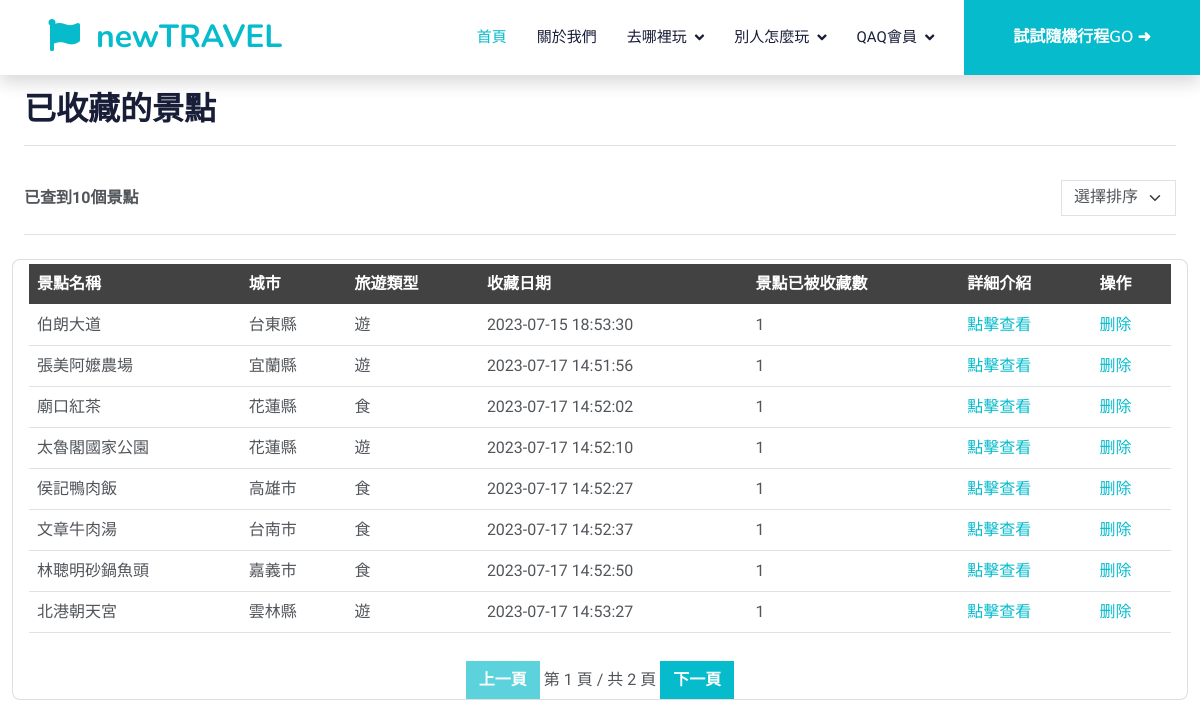
/like_attractions.php (signed in), run on the app's committed database.
### tables this page shows
CREATE TABLE IF NOT EXISTS `favorites` (
  `id` int NOT NULL AUTO_INCREMENT,
  `mem_id` int DEFAULT NULL,
  `att_id` int DEFAULT NULL,
  `created_at` timestamp NULL DEFAULT CURRENT_TIMESTAMP,
  PRIMARY KEY (`id`),
  KEY `member_id` (`mem_id`),
  KEY `attraction_id` (`att_id`)
);

CREATE TABLE IF NOT EXISTS `attractions` (
  `att_id` int NOT NULL AUTO_INCREMENT,
  `att_name` varchar(50) NOT NULL,
  `att_City` char(10) DEFAULT NULL,
  `att_CityNum` int NOT NULL,
  `att_Address` varchar(500) NOT NULL,
  `att_lat` decimal(18,14) NOT NULL,
  `att_lng` decimal(18,14) NOT NULL,
  `att_type` char(10) NOT NULL,
  `att_StartTime` time NOT NULL,
  `att_EndTime` time NOT NULL,
  `att__Week` char(10) NOT NULL,
  `att_content` varchar(300) DEFAULT NULL,
  `att_picture` varchar(300) DEFAULT NULL,
  `att_Fraction` int DEFAULT NULL,
  `ATT_AREANAME` varchar(20) DEFAULT NULL,
  `ATT_AREAID` char(8) DEFAULT NULL,
  `att_views` int NOT NULL DEFAULT '0' COMMENT '點閱數',
  PRIMARY KEY (`att_id`)
);

### php/getfavorites.php (called while the page is built)
<?php
require_once('db_connect_wamp.php');
$query = "SELECT attractions.att_id, COALESCE(COUNT(favorites.att_id), 0) AS favoriteCount
          FROM attractions
          LEFT JOIN favorites ON attractions.att_id = favorites.att_id
          GROUP BY attractions.att_id";
$result = mysqli_query($con, $query);
$favoriteCounts = array();
while ($row = mysqli_fetch_assoc($result)) {
    $attractionId = $row['att_id'];
    $favoriteCount = $row['favoriteCount'];
    $favoriteCounts[$attractionId] = $favoriteCount;
}
?>

### like_attractions.php (the view, shortened to what this page needs)
<!doctype html>
<html lang="en">
<head>
  <link href="https://cdnjs.cloudflare.com/ajax/libs/font-awesome/5.10.0/css/all.min.css" rel="stylesheet">
  <link href="https://cdn.jsdelivr.net/npm/bootstrap-icons@1.4.1/font/bootstrap-icons.css" rel="stylesheet">
  <link href="lib/animate/animate.min.css" rel="stylesheet">
  <link href="lib/owlcarousel/assets/owl.carousel.min.css" rel="stylesheet">
  <link href="css/bootstrap.min.css" rel="stylesheet">
  <link href="css/style.css" rel="stylesheet">
</head>
<body>
  <nav class="navbar navbar-expand-lg bg-white navbar-light shadow sticky-top p-0">
        <a href="index.php" class="navbar-brand d-flex align-items-center px-4 px-lg-5">
            <h2 class="m-0 text-primary"><i class="fa fa-flag me-3"></i>newTRAVEL</h2>
        </a>
        <div class="collapse navbar-collapse" id="navbarCollapse">
            <div class="navbar-nav ms-auto p-4 p-lg-0">
                <a href="index.php" class="nav-item nav-link active">首頁</a>
                <a href="about.html" class="nav-item nav-link">關於我們</a>
                <div class="nav-item dropdown">
                    <a href="#" class="nav-link dropdown-toggle" data-bs-toggle="dropdown">去哪裡玩</a>
                </div>
                <div class="nav-item dropdown">
                    <a href="#" class="nav-link dropdown-toggle" data-bs-toggle="dropdown">別人怎麼玩</a>
                </div>
                <?php
                    if (isset($_SESSION['mem_name'])) {
                        echo "<div class='nav-item dropdown'>";
                        echo "<a href='#' class='nav-link dropdown-toggle' data-bs-toggle='dropdown'>".$_SESSION['mem_name']."會員</a>";
                    }else {
                        echo "<a href='login.html' class='nav-item nav-link'>登入/註冊</a>";
                        }
                    ?>
                </div>
            </div>
            <div class="nav-item dropdown">
                <a href="route_custom.html"
                    class="btn btn-primary py-4 px-lg-5 d-none d-lg-block">試試隨機行程GO&#32;&#10140;</a>
            </div>
        </div>
    </nav>
  <main class="col-md-12 ms-sm-auto px-md-4">
    <div
      class="d-flex justify-content-between flex-wrap flex-md-nowrap align-items-center pt-3 pb-2 mb-3 border-bottom">
      <h1 class="h2">已收藏的景點</h1>
    </div>
      <header class="d-sm-flex align-items-center border-bottom mb-4 pb-3 py-3 fadeInUp" data-wow-delay="0.1s">
      <?php
      require_once('php/db_connect_wamp.php');
      $memberId = $_SESSION['mem_id'];
      $query = "SELECT COUNT(*) AS totalFavorites FROM favorites WHERE mem_id = ?";
      $stmt = $con->prepare($query);
      $stmt->bind_param("i", $memberId);
      $stmt->execute();
      $result = $stmt->get_result();
      if ($result->num_rows === 1) {
          $row = $result->fetch_assoc();
          $totalFavorites = $row['totalFavorites'];
      } else {
          $totalFavorites = 0;
      }
      ?>
      <strong class="d-block py-2">已查到<?php echo $totalFavorites; ?>個景點 </strong>
        <div class="ms-auto">
        <select class="form-select d-inline-block w-auto border pt-1 fadeInUp" data-wow-delay="0.1s"  onchange="sortTable(this.value)">
            <option value="">選擇排序</option>
          </select>
        </div>
      </header>
      <script><?php require_once('php/getfavorites.php'); ?>
        var favoriteCounts = <?php echo json_encode($favoriteCounts); ?>;</script>
<?php
      require_once('php/db_connect_wamp.php');
$memberId = $_SESSION['mem_id'];
$query = "SELECT f.id, f.mem_id, f.att_id, f.created_at, a.att_id, a.att_name, a.att_City, a.att_type FROM favorites f INNER JOIN attractions a ON f.att_id = a.att_id WHERE f.mem_id = ?";
$stmt = $con->prepare($query);
$stmt->bind_param("i", $memberId);
$stmt->execute();
$result = $stmt->get_result();
if ($result->num_rows > 0) {
    echo '<div class="row justify-content-center">';
    echo '    <div class="card">';
    echo '        <div class="card-body p-1">';
    echo '            <div class="table-responsive" style="height: auto; width: auto;">';
    echo '                <table class="table">';
    echo '                    <thead style="background-color: #424242;">';
    echo '                        <tr>';
    echo '                            <th scope="col">景點名稱</th>';
    echo '                            <th scope="col">城市</th>';
    echo '                            <th scope="col">旅遊類型</th>';
    echo '                            <th scope="col">收藏日期</th>';
    echo '                            <th scope="col">景點已被收藏數</th>';
    echo '                            <th scope="col">詳細介紹</th>';
    echo '                            <th scope="col">操作</th>';
    echo '                        </tr>';
    echo '                    </thead>';
    echo '                    <tbody>';
    while ($row = $result->fetch_assoc()) {
      $favoriteCount = isset($favoriteCounts[$row['att_id']]) ? $favoriteCounts[$row['att_id']] : 0;
      echo '                        <tr>';
      echo '                            <td>' . $row['att_name'] . '</td>';
      echo '                            <td>' . $row['att_City'] . '</td>';
      echo '                            <td>' . $row['att_type'] . '</td>';
      echo '                            <td>' . $row['created_at'] . '</td>';
      echo '                            <td>' . $favoriteCount . '</td>';
      echo '<td><a href="big_attraction.php#' . htmlspecialchars($row['att_name'], ENT_QUOTES) . '" onclick="increaseViews(\'' . htmlspecialchars($row['att_name'], ENT_QUOTES) . '\')">點擊查看</a></td>';
      echo '                            <td><a href="php/delete_favorites.php?id=' . $row['id'] . '">删除</a></td>';
      echo '                        </tr>';
  }
      echo '                    </tbody>';
      echo '                </table>';
      echo '            </div>';
      echo '            </div>';
      echo '              <div class="row justify-content-center mt-2">';
      echo '                <div class="col-12 text-center">';
      echo '                  <button id="prevButton" class="btn btn-primary mr-2">上一頁</button>';
      echo '                  <span id="pageInfo"></span>';
      echo '                  <button id="nextButton" class="btn btn-primary ml-2">下一頁</button>';
      echo '                </div>';
      echo '              </div>';
      echo '        </div>';
      echo '  </div>';
    } else {
        echo '沒有找到用戶的收藏景點資訊。';
    }
?>
    </main>
</body>
</html>

### css/style.css (style rules this page uses)
:root { --primary: #06BBCC; --light: #F0FBFC; --dark: #181d38; }
.btn { font-family: 'Nunito', sans-serif; font-weight: 600; transition: .5s; }
.btn.btn-primary, .btn.btn-secondary { color: #FFFFFF; }
.navbar .dropdown-toggle::after { border: none; content: "\f107"; font-family: "Font Awesome 5 Free"; font-weight: 900; vertical-align: middle; margin-left: 8px; }
.navbar-light .navbar-nav .nav-link { margin-right: 30px; padding: 25px 0; color: #FFFFFF; font-size: 15px; text-transform: uppercase; outline: none; }
.navbar-light .navbar-nav .nav-link:hover, .navbar-light .navbar-nav .nav-link.active { color: var(--primary); }
.navbar-light .navbar-brand, .navbar-light a.btn { height: 75px; }
.navbar-light .navbar-nav .nav-link { color: var(--dark); font-weight: 500; }
.navbar-light.sticky-top { top: -100px; transition: .5s; }
html, body, .intro { height: 100%; }
table td, table th { text-overflow: ellipsis; white-space: nowrap; overflow: hidden; }
thead th { color: #fff; }
.card { border-radius: .5rem; }
thead { top: 0; position: sticky; }

### data on the page
favorites: att.att_name "伯朗大道", att.att_City "台東縣", att.att_type "遊", created_at "2023-07-15 18:53:30", att.att_id "1"
favorites: att.att_name "張美阿嬤農場", att.att_City "宜蘭縣", att.att_type "遊", created_at "2023-07-17 14:51:56", att.att_id "1"
favorites: att.att_name "廟口紅茶", att.att_City "花蓮縣", att.att_type "食", created_at "2023-07-17 14:52:02", att.att_id "1"
favorites: att.att_name "太魯閣國家公園", att.att_City "花蓮縣", att.att_type "遊", created_at "2023-07-17 14:52:10", att.att_id "1"
favorites: att.att_name "侯記鴨肉飯", att.att_City "高雄市", att.att_type "食", created_at "2023-07-17 14:52:27", att.att_id "1"
favorites: att.att_name "文章牛肉湯", att.att_City "台南市", att.att_type "食", created_at "2023-07-17 14:52:37", att.att_id "1"
favorites: att.att_name "林聰明砂鍋魚頭", att.att_City "嘉義市", att.att_type "食", created_at "2023-07-17 14:52:50", att.att_id "1"
favorites: att.att_name "北港朝天宮", att.att_City "雲林縣", att.att_type "遊", created_at "2023-07-17 14:53:27", att.att_id "1"

### other printed values
$_SESSION['mem_name'] "QAQ"
$totalFavorites "10"
